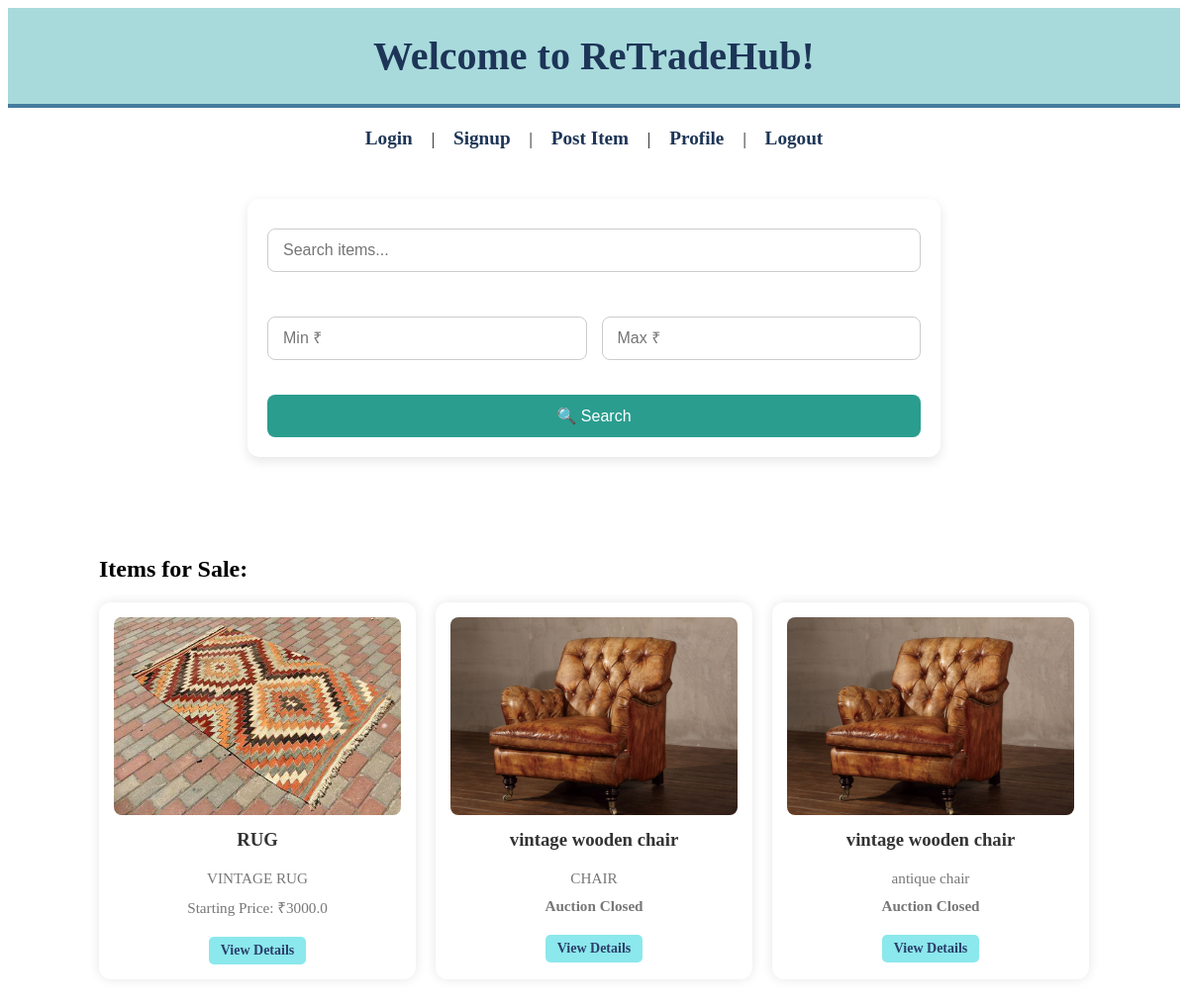
The page / on the database its author committed.
### tables this page shows
CREATE TABLE items (
    id INTEGER PRIMARY KEY AUTOINCREMENT,
    title TEXT NOT NULL,
    description TEXT NOT NULL,
    price REAL NOT NULL,
    user_id INTEGER NOT NULL,
    photo_filename TEXT,
    highest_bid REAL,
    highest_bid_user_id INTEGER,
    auction_end_time TEXT,
    is_closed INTEGER DEFAULT 0,
    FOREIGN KEY (user_id) REFERENCES users (id)
);

### app.py (the view)
@app.route('/')
def index():
    conn = get_db_connection()
    items = conn.execute('SELECT * FROM items ORDER BY id DESC').fetchall()
    conn.close()
    return render_template('index.html', items=items)

### app.py (called while the page is built)
def get_db_connection():
    conn = sqlite3.connect('database.db')
    conn.row_factory = sqlite3.Row
    return conn

### templates/index.html (shortened to what this page needs)
<!DOCTYPE html>
<html lang="en">
<head>
    <link rel="stylesheet" href="/static/style.css">
</head>
<body>
    <header>Welcome to ReTradeHub!</header>
    <nav>
        <a href="/login">Login</a> |
        <a href="/signup">Signup</a> |
        <a href="/post_item">Post Item</a> |
        <a href="/profile">Profile</a> |
        <a href="/logout">Logout</a>
    </nav>
<div style="display: flex; justify-content: center; margin: 20px 0;">
    <form action="{{ url_for('search') }}" method="get"
          style="display: flex; flex-direction: column; gap: 15px; background: white; padding: 20px; border-radius: 12px; box-shadow: 0 4px 12px rgba(0,0,0,0.1); width: 100%; max-width: 700px; box-sizing: border-box;">
        <input type="text" name="q" placeholder="Search items..."
               value="{{ request.args.get('q', '') }}"
               style="padding: 12px 15px; font-size: 1rem; border: 1px solid #ccc; border-radius: 8px; width: 100%; box-sizing: border-box;">
        <div style="display: flex; gap: 15px;">
            <input type="number" name="min_price" placeholder="Min ₹"
                   value="{{ request.args.get('min_price', '') }}"
                   style="flex: 1; padding: 12px 15px; font-size: 1rem; border: 1px solid #ccc; border-radius: 8px;">
            <input type="number" name="max_price" placeholder="Max ₹"
                   value="{{ request.args.get('max_price', '') }}"
                   style="flex: 1; padding: 12px 15px; font-size: 1rem; border: 1px solid #ccc; border-radius: 8px;">
        </div>
        <button type="submit"
                style="padding: 12px; background-color: #2a9d8f; color: white; border: none; border-radius: 8px; font-size: 1rem; cursor: pointer;">
            🔍 Search
        </button>
    </form>
</div>
    <div class="content">
        <h2>Items for Sale:</h2>
        {% if items %}
            <div class="items-list">
                {% for item in items %}
                    <div class="item-card">
                        {% if item['photo_filename'] %}
                            <img src="{{ url_for('static', filename='uploads/' + item['photo_filename']) }}" alt="Item Image" width="200">
                        {% else %}
                            <img src="{{ url_for('static', filename='uploads/default.png') }}" alt="No Image" width="200">
                        {% endif %}
                        <h3>{{ item['title'] }}</h3>
                        <p>{{ item['description'] }}</p>
                        {% if item['is_closed'] %}
                            <p><strong>Auction Closed</strong></p>
                        {% else %}
                            {% if item['highest_bid'] %}
                                <p>Current Bid: ₹{{ item['highest_bid'] }}</p>
                            {% else %}
                                <p>Starting Price: ₹{{ item['price'] }}</p>
                            {% endif %}
                        {% endif %}
                        <div class="item-buttons">
                            <a class="view-button" href="{{ url_for('view_item', item_id=item['id']) }}">View Details</a>
                        </div>
                    </div>
                {% endfor %}
            </div>
        {% else %}
            <p>No items yet.</p>
        {% endif %}
    </div>
</body>
</html>

### static/style.css (style rules this page uses)
header { background-color: #a8dadc; color: #1d3557; padding: 25px; text-align: center; font-size: 2.5rem; font-weight: bold; border-bottom: 4px solid #457b9d; }
nav { text-align: center; margin: 20px 0; }
nav a { margin: 0 15px; text-decoration: none; color: #1d3557; font-weight: 600; font-size: 1.2rem; transition: color 0.3s; }
.content { max-width: 1000px; margin: 30px auto; padding: 20px; }
.item-card { background-color: #ffffff; border-radius: 15px; box-shadow: 0 4px 8px rgba(0,0,0,0.1); padding: 20px; text-align: center; transition: transform 0.2s, box-shadow 0.2s; }
.item-card h3 { margin-top: 0; color: #1d3557; }
.item-card p { color: #6c757d; font-size: 0.95rem; margin: 10px 0; }
form { background: #ffffff; padding: 30px; border-radius: 12px; box-shadow: 0 4px 10px rgba(0,0,0,0.1); max-width: 400px; margin: 30px auto; }
form input[type="text"], form input[type="email"], form input[type="password"], form input[type="number"], form textarea { width: 100%; padding: 12px; margin: 10px 0 20px 0; border: 1px solid #ccc; border-radius: 8px; }
form button { width: 100%; background-color: #457b9d; color: white; padding: 12px; border: none; border-radius: 8px; font-size: 1.1rem; cursor: pointer; transition: background-color 0.3s; }
.items-list { display: grid; grid-template-columns: repeat(auto-fit, minmax(250px, 1fr)); gap: 20px; }
.item-card { background: #ffffff; padding: 15px; border-radius: 12px; box-shadow: 0 0 12px rgba(0, 0, 0, 0.1); text-align: center; }
.item-card img { width: 100%; height: 200px; object-fit: cover; border-radius: 8px; }
.item-card h3 { margin-top: 10px; color: #333; }
.item-card p { color: #777; }
.item-card a { display: inline-block; margin-top: 10px; color: #2c3e6a; text-decoration: none; font-weight: bold; }
.item-buttons { display: flex; justify-content: center; align-items: center; gap: 10px; margin-top: 10px; }
.view-button { background-color: #8be8ed; color: white; padding: 6px 12px; text-decoration: none; border-radius: 5px; font-size: 14px; transition: background-color 0.3s; }

### rows shown on the page
items: photo_filename (picture), title "RUG", description "VINTAGE RUG", price "3000.0"
items: photo_filename (picture), title "vintage wooden chair", description "CHAIR", is_closed "Auction Closed"
items: photo_filename (picture), title "vintage wooden chair", description "antique chair", is_closed "Auction Closed"
